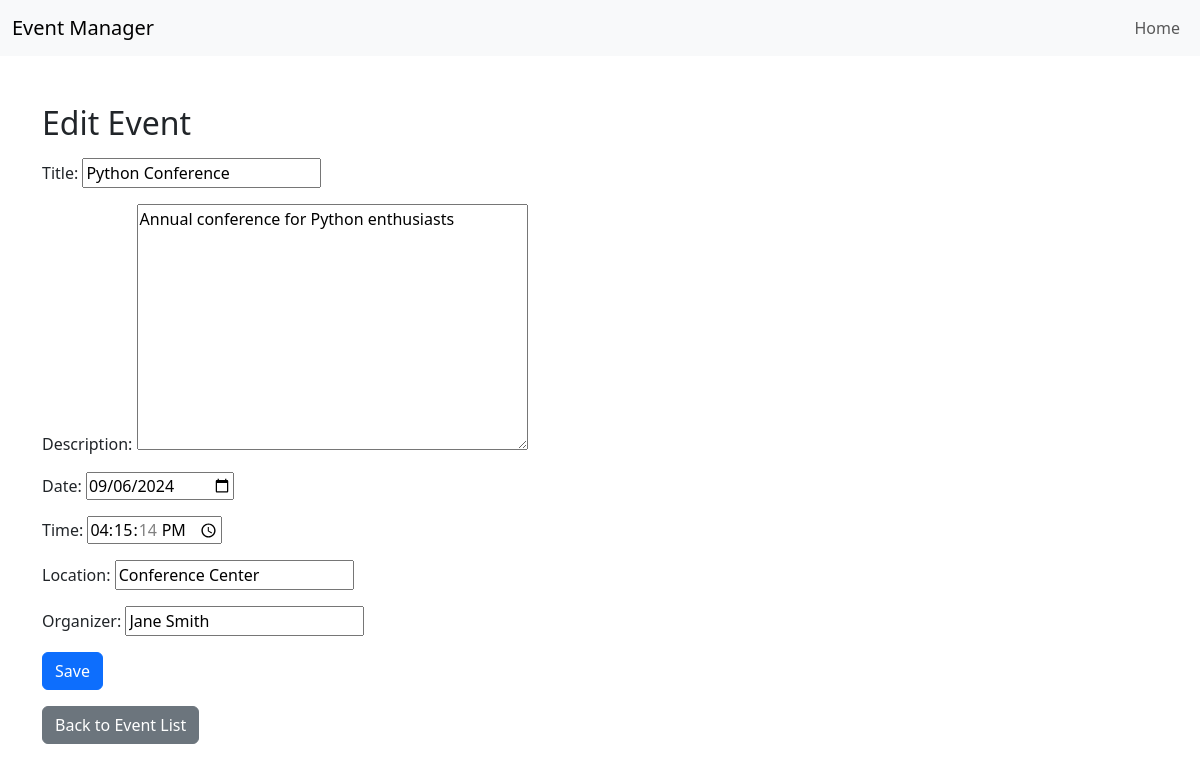
The page /3/edit/ on the database its author committed.
### events/models.py (models this page shows, shortened)
class Event(models.Model):
    title = models.CharField(max_length=20)
    description = models.TextField(blank=True)
    date = models.DateField()
    time = models.TimeField()
    location = models.CharField(max_length=50)
    organizer = models.CharField(max_length=100, blank=True)

### events/views.py (the view)
# urls.py: path('<int:id>/edit/', views.event_edit, name='event_edit'),
def event_edit(request, id):
    event = get_object_or_404(Event, id=id)
    if request.method == "POST":
        form = EventForm(request.POST, instance=event)
        if form.is_valid():
            form.save()
            return redirect('event_list')
    else:
        form = EventForm(instance=event)
    return render(request, 'events/event_form.html', {
        'form': form
    })

### events/forms.py
class EventForm(forms.ModelForm):
    class Meta:
        model = Event
        fields = '__all__'
        widgets = {
            'date': forms.DateInput(attrs={'type': 'date'}),
            'time': forms.TimeInput(attrs={'type': 'time'})
        }

### events/templates/events/event_form.html (shortened to what this page needs)
{% extends "./base.html" %}
{% block content %}
    <div class="mt-5">
        <h2>{% if form.instance.pk %}Edit Event{% else %}Add Event{% endif %}</h2>
        <form method="POST" class="mt-3">
            <div class="mb-3">
                {{ form.as_p }}
            </div>
            <button type="submit" class="btn btn-primary">Save</button>
        </form>
        <a href="{% url 'event_list' %}" class="btn btn-secondary mt-3">Back to Event List</a>
    </div>
{% endblock %}

### rows shown on the page
Event: title "Python Conference", description "Annual conference for Python enthusiasts", date "09/06/2024", time "16:15:14", location "Conference Center", organizer "Jane Smith"
